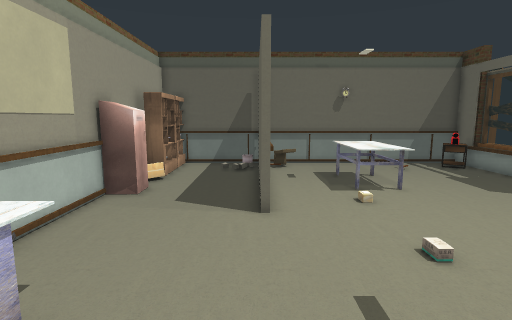
View 1 (above)

16 first-person views from a walk through a 3-D level made in the Godot game engine. The camera is 1.5 m above the floor, tilts 8° down and sees 80° across. Doors that lead somewhere are drawn open, without their leaves. The floor is counted in squares, 0.5 m on a side. Each view is taken from the middle of a square. On the plan, view 1 faces up. The plan holds only what a view shows up to about 20 squares ahead; the rest is blank.

View 2
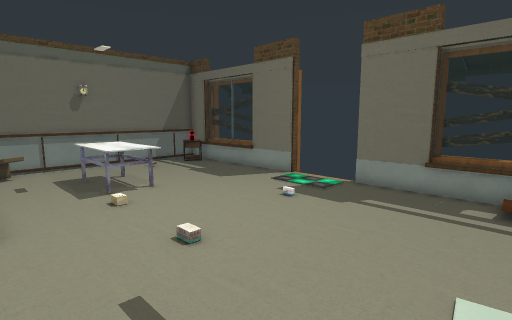

View 3
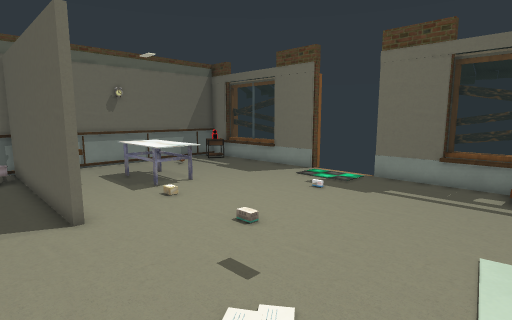

View 4
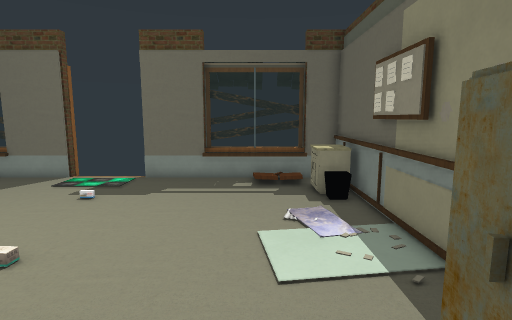

View 5
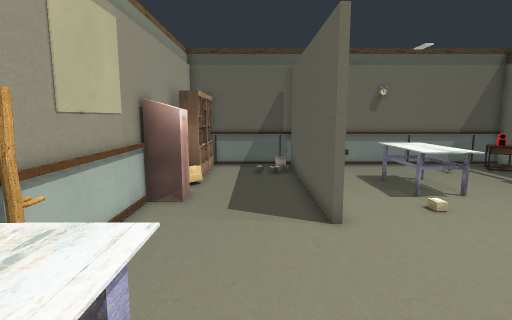

View 6
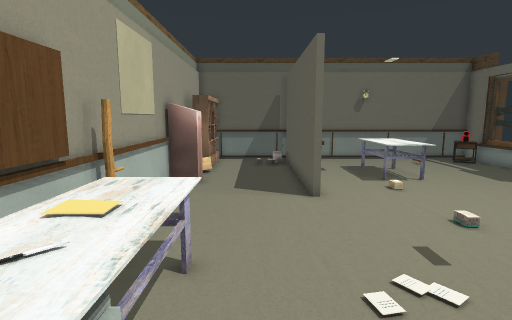

View 7
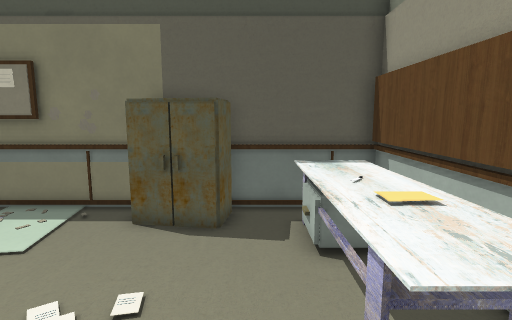

View 8
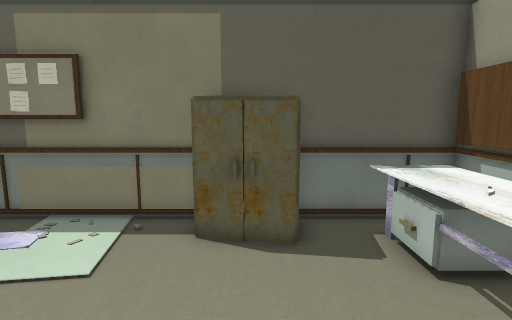

View 9
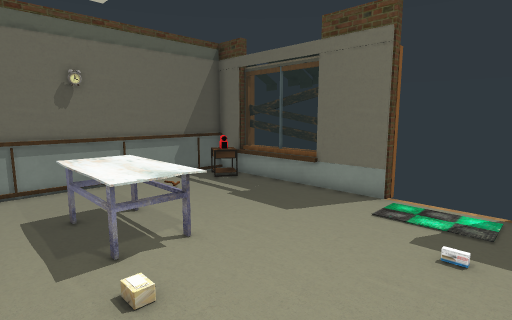

View 10
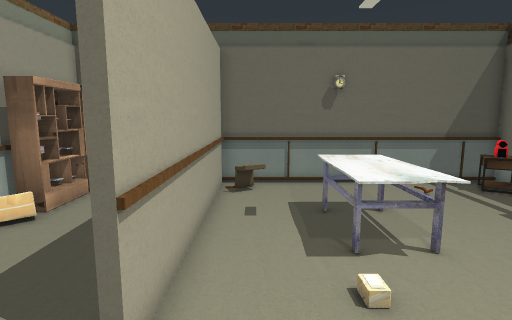

View 11
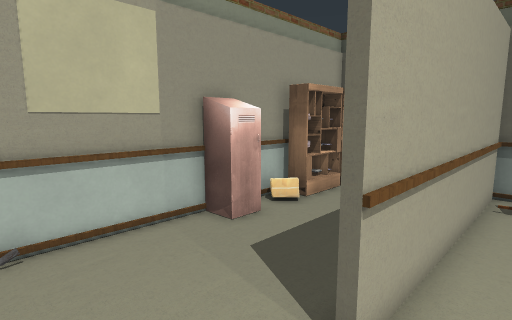

View 12
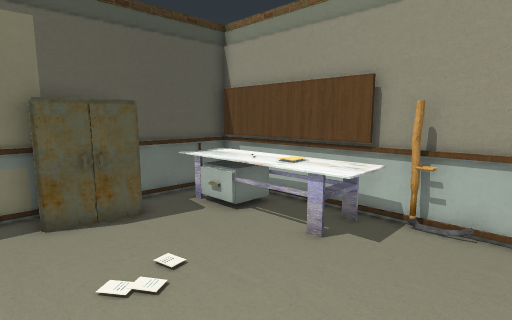

View 13
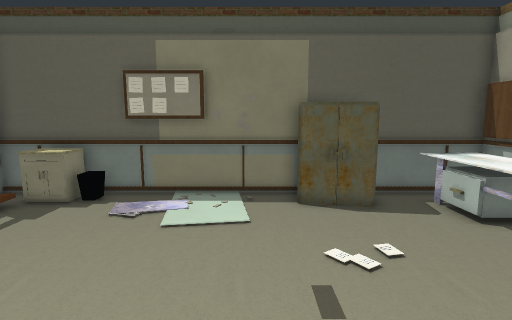

View 14
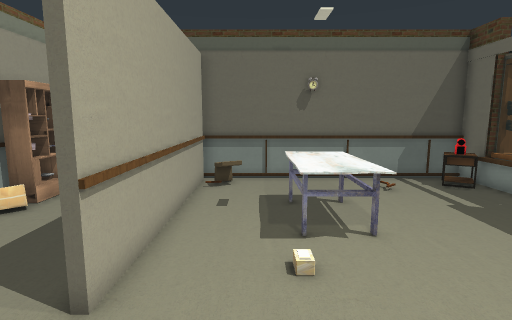

View 15
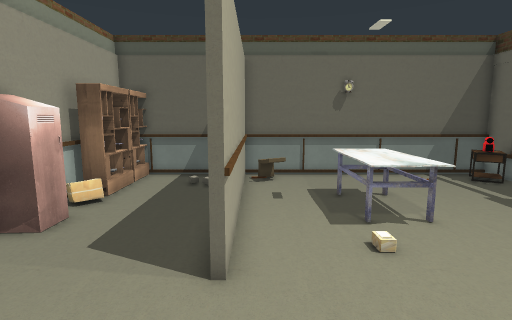

View 16
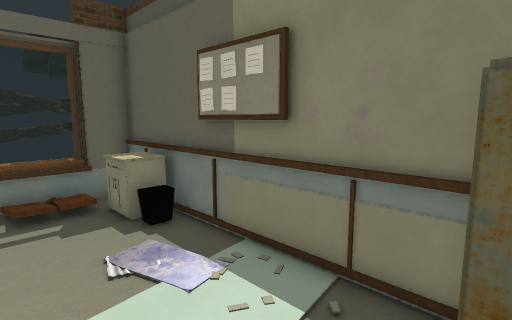

### Floor plan
Points are (right, up) in squares from view 1. A wall is a line through its corners. A room is listed if a view was taken in it or the views show most of it. See-through windows are left out.
Room 1 (views 1, 2, 3, 4, 5, 6, 7, 8, 9, 10, 11, 12, 13, 14, 15, 16)
walls: (13.1, 10.4) (13.1, 19.8); (-5.5, 5.9) (-5.5, 5.3); (-5.7, 4.1) (-5.7, -2.9) (-1.1, -2.9); (-5.9, 12.1) (-5.9, -2.9); (4.9, -2.8) (8, -2.8); (13.4, 13.5) (13.4, 18.4) (13.1, 18.4); (13.1, 1.8) (13.1, 6.6); (1.2, -2.9) (13.1, -2.9) (13.1, -1.4); (13.4, 1.8) (13.4, 3.5); (13.8, 13.8) (13.8, 15.9); (13.6, 1) (13.6, 3.5); (13.8, 1.1) (13.8, 3.5); (0.4, 19.8) (0.4, 9.3) (0.2, 9.3) (0.2, 19.8); (0.2, 20) (-4.5, 20); (13.8, 16) (13.8, 18.4); (13.6, 16.4) (13.6, 18.4); (-5.9, 16.2) (-5.9, 14); (13.8, -1.4) (13.8, 1); (13.1, 20) (0.4, 20)
low walls: (12.9, 13.2) (12.9, 18.5); (12.9, 1.8) (12.9, 3.6); (9.6, -2.7) (9.6, -1.4) (11.3, -1.4); (0.2, 19.8) (-4.5, 19.8); (13.1, 19.8) (0.4, 19.8)
ways out: open door at (13.5, 8.5)
objects: table (-5, -2) to (-3, 5); locker (-5, 12) to (-5, 13); bookshelf (-5, 15) to (-5, 17); bookshelf (-5, 18) to (-5, 20); cabinet (-1, -2) to (1, -1); chair (2, 18); rifle (4, 6); box (4, 11); table (4, 12) to (6, 16); pistol (9, 7); table (11, 18) to (12, 19)

Where each view was taken, in squares from view 1:
view 1: 0 up, 0 right, facing up
view 2: 0 up, 0 right, facing up-right
view 3: 0 up, 2 left, facing up-right
view 4: 1 up, 2 left, facing right
view 5: 1 up, 2 left, facing up
view 6: 2 down, 2 left, facing up
view 7: 7 up, 2 left, facing down
view 8: 6 up, 0 right, facing down
view 9: 6 up, 2 right, facing up-right
view 10: 6 up, 2 right, facing up
view 11: 6 up, 2 right, facing up-left
view 12: 8 up, 3 right, facing down-left
view 13: 9 up, 3 right, facing down
view 14: 5 up, 3 right, facing up
view 15: 4 up, 1 right, facing up
view 16: 2 up, 1 right, facing down-right
